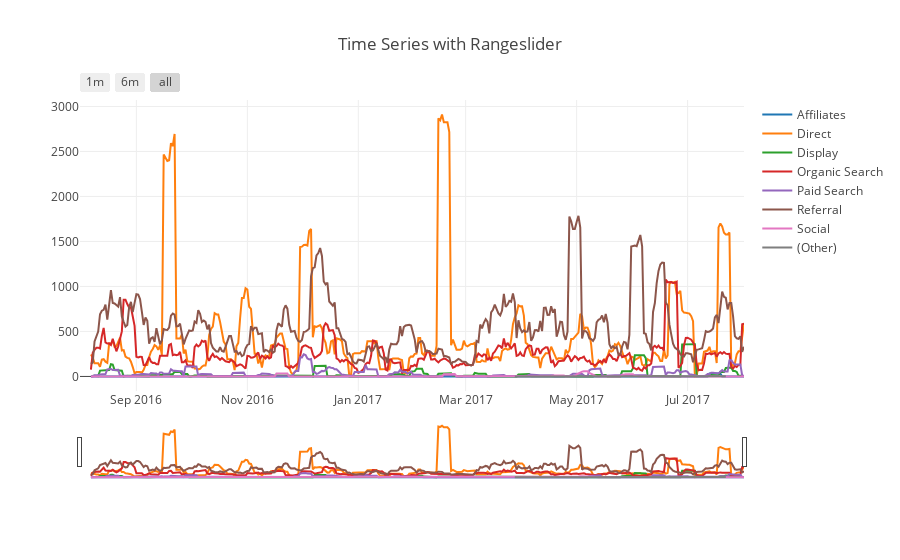

Notebook code for this chart:
### Markdown cell above
## Revenue by channel over the past year

### Code cell
layout = dict(
    title='Time Series with Rangeslider',
    xaxis=dict(
        rangeselector=dict(
            buttons=list([
                dict(count=1,
                     label='1m',
                     step='month',
                     stepmode='backward'),
                dict(count=6,
                     label='6m',
                     step='month',
                     stepmode='backward'),
                dict(step='all')
            ])
        ),
        rangeslider=dict(
            visible = True
        ),
        type='date'
    )
)

fig = dict(data=data, layout=layout)
plotly.offline.iplot(fig, filename = "Time Series with Rangeslider")

### Figure 1 — Plotly figure (JSON) as saved in the notebook; plotly's stock layout.template omitted (floating-point values rounded to 4 significant figures; data arrays with more than 128 entries replaced by an {"elided": "..."} marker saying what was removed)
{"data": [{"mode": "lines", "name": "Affiliates", "type": "scatter", "uid": "058c45e6-d73f-11e8-8ca6-a45e60cb1c79", "x": {"elided": "365 str values"}, "y": {"elided": "365 float values"}}, {"mode": "lines", "name": "Direct", "type": "scatter", "uid": "058c481e-d73f-11e8-956c-a45e60cb1c79", "x": {"elided": "366 str values"}, "y": {"elided": "366 float values"}}, {"mode": "lines", "name": "Display", "type": "scatter", "uid": "058c494c-d73f-11e8-a81a-a45e60cb1c79", "x": {"elided": "345 str values"}, "y": {"elided": "345 float values"}}, {"mode": "lines", "name": "Organic Search", "type": "scatter", "uid": "058c4a3a-d73f-11e8-af92-a45e60cb1c79", "x": {"elided": "366 str values"}, "y": {"elided": "366 float values"}}, {"mode": "lines", "name": "Paid Search", "type": "scatter", "uid": "058c4b18-d73f-11e8-b238-a45e60cb1c79", "x": {"elided": "366 str values"}, "y": {"elided": "366 float values"}}, {"mode": "lines", "name": "Referral", "type": "scatter", "uid": "058c4be8-d73f-11e8-aa52-a45e60cb1c79", "x": {"elided": "366 str values"}, "y": {"elided": "366 float values"}}, {"mode": "lines", "name": "Social", "type": "scatter", "uid": "058c4cee-d73f-11e8-bd25-a45e60cb1c79", "x": {"elided": "366 str values"}, "y": {"elided": "366 float values"}}, {"mode": "lines", "name": "(Other)", "type": "scatter", "uid": "058c4dc0-d73f-11e8-bb1c-a45e60cb1c79", "x": ["2016-08-31", "2016-09-27", "2016-09-30", "2017-01-17", "2017-01-18", "2017-01-25", "2017-03-28", "2017-04-05", "2017-04-10", "2017-04-12", "2017-04-13", "2017-04-14", "2017-04-15", "2017-04-16", "2017-04-17", "2017-04-18", "2017-04-26", "2017-04-27", "2017-05-19", "2017-07-22"], "y": [null, null, null, null, null, null, 0, 0, 0, 0, 0, 0, 0, 0, 0, 1.427, 1.427, 1.427, 1.427, 1.427]}], "layout": {"title": "Time Series with Rangeslider", "xaxis": {"rangeselector": {"buttons": [{"count": 1, "label": "1m", "step": "month", "stepmode": "backward"}, {"count": 6, "label": "6m", "step": "month", "stepmode": "backward"}, {"step": "all"}]}, "rangeslider": {"visible": true}, "type": "date"}}}
